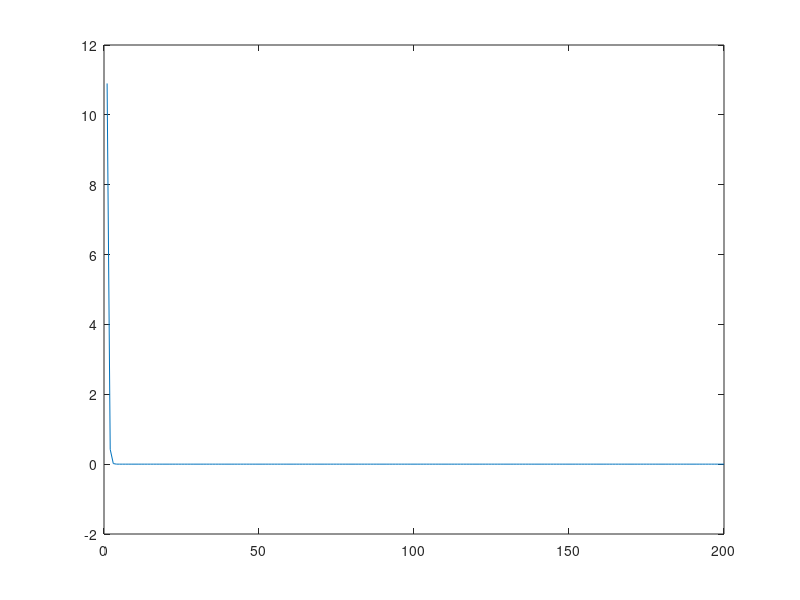
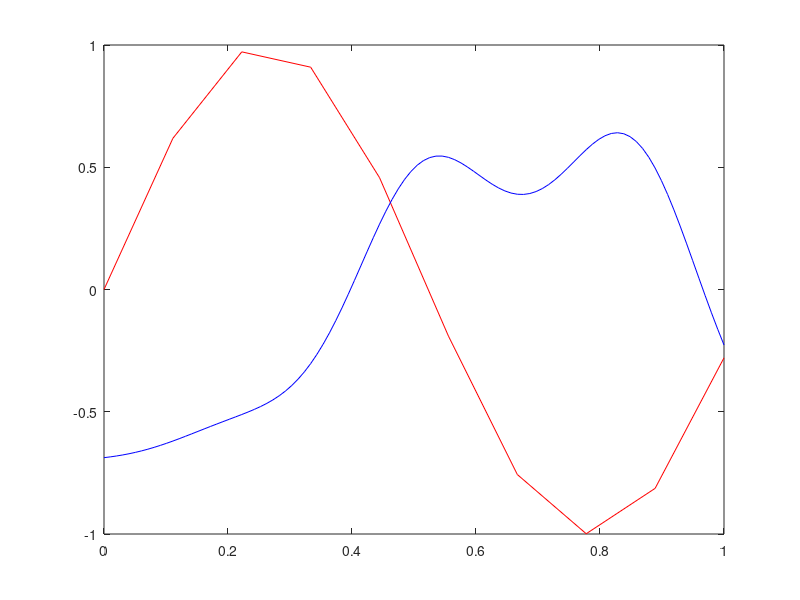

The MATLAB script that drew these images, in order:
% Nenaudodami MATLAB specializuotu funkciju (newrb, train ir pan.) 
% sukurkite spindulio tipo baziniu funkciju tinkla, kurio mokymui 
% parasykite funkciju patys. Neuronu tinklas galetu, pavyzdziui, 
% interpoliuoti nesudetinga dvimate funkcija.


%% MLP

%      w1_1 -- [ y1_1 ] -- w2_1
%    /                           \
%  X - w1_2 -- [ y1_2 ] -- w2_2 -- [ y2 ] Y
%    \                           /
%      w1_3 -- [ y1_3 ] -- w2_3
%


close all;
clear;
clc;

%% Model

number_of_values = 10;
X = linspace(0,1,number_of_values);
Y = sin(X*6);


%% Initialization

mu = 0.1;

r = 0.15;

number_of_centers = 1;

w_1 = rand;
c_1 = rand;

w_2 = rand;
c_2 = rand;

w_3 = rand;
c_3 = rand;

w_4 = rand;
c_4 = rand;

w_5 = rand;
c_5 = rand;

w_6 = rand;
c_6 = rand;

w_0 = rand;


%% Training
% figure;
% grid on;
% plot(X, Y);
% hold on;

Err = [];
Err_sum = 1;
% % % while Err_sum ~= 0
for k=1:200
    Y2 = [];
    for j=1:size(X, 2)
        y_1 = w_1 * exp(-abs(X(j) - c_1)^2/r^2);
        y_2 = w_2 * exp(-abs(X(j) - c_2)^2/r^2);
        y_3 = w_3 * exp(-abs(X(j) - c_3)^2/r^2);
        y_4 = w_4 * exp(-abs(X(j) - c_4)^2/r^2);
        y_5 = w_5 * exp(-abs(X(j) - c_5)^2/r^2);
        y_6 = w_6 * exp(-abs(X(j) - c_6)^2/r^2);
        Y2 = [Y2 sum(y_1 + y_2 + y_3 + y_4 + y_5 + y_6) + w_0];
    end
   
    Err_sum = sum(Y2-Y);
    
    w_1 = w_1 - mu * Err_sum * sum(Y);
    w_2 = w_2 - mu * Err_sum * sum(Y);
   
    w_0 = w_0 - mu * Err_sum;
%     r = r - mu * Err_sum;
    
    Err = [Err, Err_sum];
   
end

figure('Name', 'error');
plot(Err);


%% Result

figure;
grid on;
plot(X, Y, 'r');
hold on;

X2 = linspace(0,1,100);
Y2 = [];
for j=1:size(X2, 2)
    y_1 = w_1 * exp(-abs(X2(j) - c_1)^2/r^2);
    y_2 = w_2 * exp(-abs(X2(j) - c_2)^2/r^2);
    y_3 = w_3 * exp(-abs(X2(j) - c_3)^2/r^2);
    y_4 = w_4 * exp(-abs(X2(j) - c_4)^2/r^2);
    y_5 = w_5 * exp(-abs(X2(j) - c_5)^2/r^2);
    y_6 = w_6 * exp(-abs(X2(j) - c_6)^2/r^2);
    Y2 = [Y2 sum(y_1 + y_2 + y_3 + y_4 + y_5 + y_6) + w_0];
end

plot(X2, Y2, 'b');


hold off;